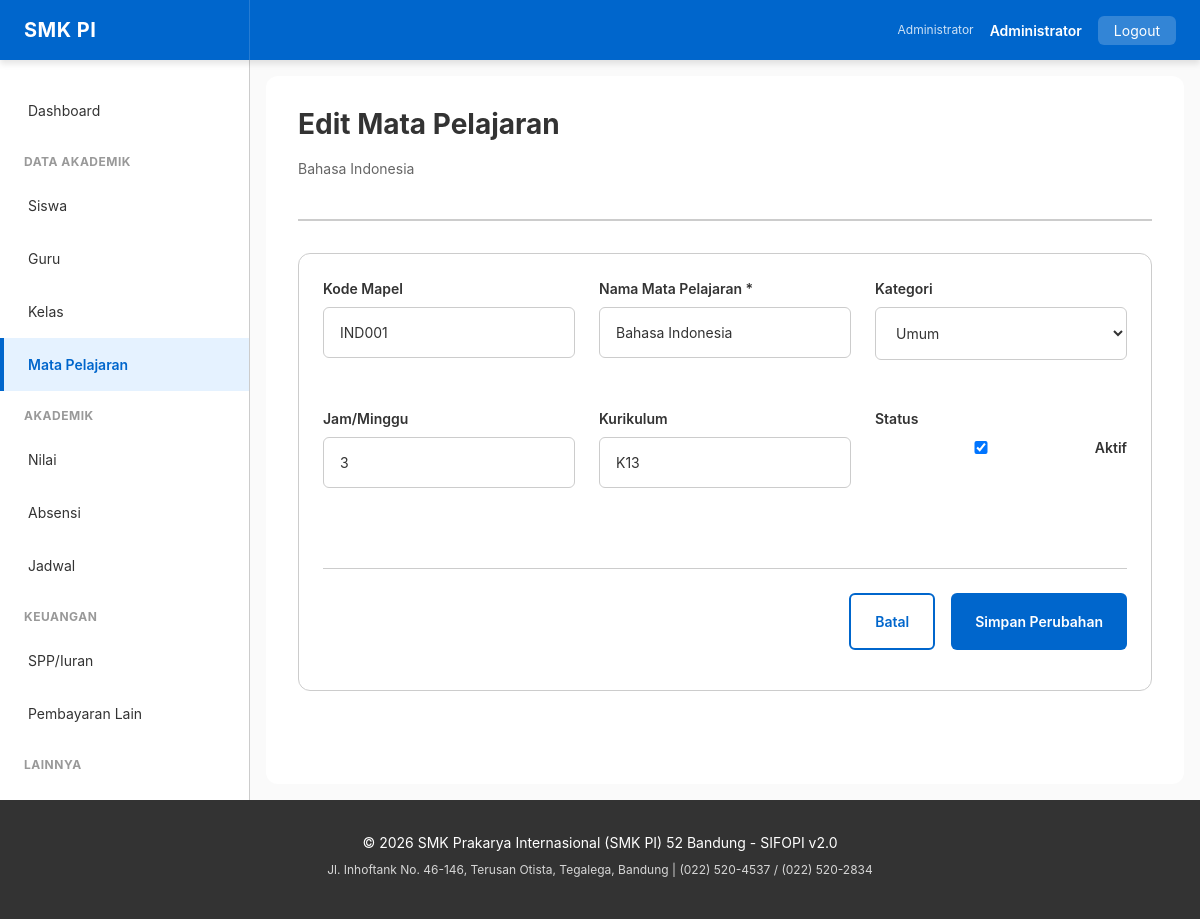
/mapel/edit?id=2 (signed in), run on the app's committed database.
### tables this page shows
CREATE TABLE mapel (
    id INT PRIMARY KEY AUTO_INCREMENT,
    kode_mapel VARCHAR(20) UNIQUE,
    mata_pelajaran VARCHAR(100) NOT NULL,
    kategori_pelajaran VARCHAR(50),
    jam_pembelajaran INT,
    kurikulum VARCHAR(100),
    is_active BOOLEAN DEFAULT true,
    created_at DATETIME DEFAULT CURRENT_TIMESTAMP,
    updated_at DATETIME DEFAULT CURRENT_TIMESTAMP ON UPDATE CURRENT_TIMESTAMP,
    INDEX idx_nama (mata_pelajaran),
    INDEX idx_kategori (kategori_pelajaran),
    INDEX idx_active (is_active)
);

### public/index.php (called while the page is built, shortened)
<?php
$configPath = dirname(__DIR__) . '/config';
require_once $configPath . '/database.php';
require_once $configPath . '/helpers.php';
class Router {
    private function render(string $viewPath, array $vars = []): void {
        extract($vars);
        $contentFile = dirname(__DIR__) . '/views/' . $viewPath . '.php';
        include $contentFile;
        include dirname(__DIR__) . '/views/layout/base.php';
    }
    private function db(): Database { return Database::getInstance(); }
    private function id(): int { return (int)($_GET['id'] ?? 0); }
    private function mapelEditForm(): void {
        $mapel = $this->db()->find('mapel', $this->id());
        $this->render('mapel/edit', compact('mapel'));
    }
}
(new Router())->route();

### config/database.php (called while the page is built, shortened)
<?php
class Database {
    private static $instance = null;
    private $pdo;
    public static function getInstance(): self {
        if (self::$instance === null) {
            self::$instance = new self();
        }
        return self::$instance;
    }
    private function connect(): void {
        try {
            $host = $_ENV['DB_HOST'] ?? 'localhost';
            $port = $_ENV['DB_PORT'] ?? 3306;
            $dbname = $_ENV['DB_NAME'] ?? 'atol_akademik_smk_pi';
            $user = $_ENV['DB_USER'] ?? 'root';
            $password = $_ENV['DB_PASSWORD'] ?? '';
            $dsn = "mysql:host={$host};port={$port};dbname={$dbname};charset=utf8mb4";
            $this->pdo = new PDO(
                $dsn,
                $user,
                $password,
                [
                    PDO::ATTR_ERRMODE => PDO::ERRMODE_EXCEPTION,
                    PDO::ATTR_DEFAULT_FETCH_MODE => PDO::FETCH_ASSOC,
                    PDO::ATTR_EMULATE_PREPARES => false,
                ]
            );
        } catch (PDOException $e) {
            die('Database connection failed: ' . htmlspecialchars($e->getMessage()));
        }
    }
    public function query(string $sql, array $params = []): PDOStatement {
        try {
            $stmt = $this->pdo->prepare($sql);
            $stmt->execute($params);
            return $stmt;
        } catch (PDOException $e) {
            $this->lastError = $e->getMessage();
            if ($_ENV['APP_DEBUG'] ?? false) {
                error_log('SQL Error: ' . $e->getMessage() . "\nSQL: " . $sql);
            }
            throw new Exception('Database query failed. Please try again.');
        }
    }
    public function find(string $table, int $id, string $idColumn = 'id'): ?array {
        $sql = "SELECT * FROM {$table} WHERE {$idColumn} = ?";
        $stmt = $this->query($sql, [$id]);
        return $stmt->fetch() ?: null;
    }
}

### config/helpers.php (called while the page is built, shortened)
<?php
if (function_exists('safe')) {
    return;
}
function safe(mixed $value): string {
    return htmlspecialchars((string)$value, ENT_QUOTES, 'UTF-8');
}

### views/mapel/edit.php (the view, shortened to what this page needs)
<div class="page-header">
    <h1 class="page-title">Edit Mata Pelajaran</h1>
    <p class="page-subtitle"><?= safe($mapel['mata_pelajaran']) ?></p>
</div>
<div class="card">
    <div class="card-body">
        <form method="POST" action="/mapel/edit?id=<?= $mapel['id'] ?>" class="form-row">
            <div class="form-group">
                <label for="kode_mapel">Kode Mapel</label>
                <input type="text" id="kode_mapel" name="kode_mapel" value="<?= safe($mapel['kode_mapel'] ?? '') ?>">
            </div>
            <div class="form-group">
                <label for="mata_pelajaran">Nama Mata Pelajaran *</label>
                <input type="text" id="mata_pelajaran" name="mata_pelajaran" required value="<?= safe($mapel['mata_pelajaran']) ?>">
            </div>
            <div class="form-group">
                <label for="kategori_pelajaran">Kategori</label>
                <select id="kategori_pelajaran" name="kategori_pelajaran">
                    <?php foreach (['Umum','Kejuruan','Muatan Lokal','Pengembangan Diri'] as $kat): ?>
                        <option value="<?= $kat ?>" <?= ($mapel['kategori_pelajaran'] ?? '') === $kat ? 'selected' : '' ?>><?= $kat ?></option>
                    <?php endforeach; ?>
                </select>
            </div>
            <div class="form-group">
                <label for="jam_pembelajaran">Jam/Minggu</label>
                <input type="number" id="jam_pembelajaran" name="jam_pembelajaran" min="1" max="20" value="<?= safe($mapel['jam_pembelajaran'] ?? '') ?>">
            </div>
            <div class="form-group">
                <label for="kurikulum">Kurikulum</label>
                <input type="text" id="kurikulum" name="kurikulum" value="<?= safe($mapel['kurikulum'] ?? '') ?>">
            </div>
            <div class="form-group">
                <label>Status</label>
                <label style="display:flex;align-items:center;gap:8px;cursor:pointer;">
                    <input type="checkbox" name="is_active" value="1" <?= $mapel['is_active'] ? 'checked' : '' ?>> Aktif
                </label>
            </div>
            <div class="form-actions" style="grid-column:1/-1;">
                <a href="/mapel" class="btn btn-outline">Batal</a>
                <button type="submit" class="btn btn-primary">Simpan Perubahan</button>
            </div>
        </form>
    </div>
</div>

### public/assets/css/theme.css (style rules this page uses)
.form-row { display: grid; grid-template-columns: repeat(auto-fit, minmax(250px, 1fr)); gap: var(--spacing-lg); }
.form-actions { display: flex; gap: var(--spacing-md); justify-content: flex-end; margin-top: var(--spacing-xl); border-top: 1px solid var(--color-border); padding-top: var(--spacing-lg); }

### public/assets/css/variables.css (style rules this page uses)
:root { --color-primary: #0066CC; --color-primary-dark: #0052A3; --color-primary-light: #E5F2FF; --color-secondary: #FF6B35; --color-secondary-dark: #E55A28; --color-secondary-light: #FFE5D5; --color-success: #00AA44; --color-success-dark: #008833; --color-success-light: #E5F5EB; --color-warning: #FFAA00; --color-warning-dark: #CC8800; --color-warning-light: #FFF5E5; --color-error: #CC0000; --color-error-dark: #AA0000; --color-error-light: #FFE5E5; --color-info: #0066CC; --color-info-light: #E5F2FF; --color-dark-text: #333333; --color-light-bg: #EEEEEE; --color-border: #CCCCCC; --color-white: #FFFFFF; --color-black: #000000; --color-gray-50: #FAFAFA; --color-gray-100: #F5F5F5; --color-gray-200: #EEEEEE; --color-gray-300: #DDDDDD; --color-gray-400: #CCCCCC; --color-gray-500: #999999; --color-gray-600: #666666; --color-gray-700: #444444; --color-gray-800: #333333; --color-gray-900: #1A1A1A; --font-family: -apple-system, BlinkMacSystemFont, 'Segoe UI', 'Roboto', 'Oxygen', 'Ubuntu', 'Cantarell', sans-serif; --font-mono: 'Courier New', 'Courier', monospace; --font-size-base: 16px; --font-size-xs: 12px; --font-size-sm: 14px; --font-size-lg: 18px; --font-size-xl: 20px; --font-size-2xl: 24px; --font-size-3xl: 28px; --font-size-4xl: 32px; --font-weight-light: 300; --font-weight-normal: 400; --font-weight-medium: 500; --font-weight-semibold: 600; --font-weight-bold: 700; --line-height-tight: 1.2; --line-height-normal: 1.5; --line-height-relaxed: 1.75; --spacing-xs: 4px; --spacing-sm: 8px; --spacing-md: 16px; --spacing-lg: 24px; --spacing-xl: 32px; --spacing-2xl: 40px; --spacing-3xl: 48px; --radius-sm: 4px; --radius-md: 6px; --radius-lg: 12px; --radius-xl: 16px; --radius-full: 9999px; --shadow-sm: 0 1px 2px rgba(0, 0, 0, 0.05); --shadow-md: 0 4px 6px rgba(0, 0, 0, 0.1); --shadow-lg: 0 10px 20px rgba(0, 0, 0, 0.15); --shadow-xl: 0 20px 40px rgba(0, 0, 0, 0.2); --transition-fast: 150ms ease-in-out; --transition-normal: 300ms ease-in-out; --transition-slow: 500ms ease-in-out; --z-dropdown: 1000; --z-modal: 2000; --z-tooltip: 3000; --breakpoint-sm: 640px; --breakpoint-md: 1024px; --breakpoint-lg: 1280px; --navbar-height: 60px; --sidebar-width: 250px; --max-container-width: 1400px; }
@media (prefers-color-scheme: light) { :root { --bg-primary: #FFFFFF; --bg-secondary: #F5F5F5; --text-primary: #333333; --text-secondary: #666666; } }

### public/assets/css/layout.css (style rules this page uses)
.page-header { margin-bottom: var(--spacing-xl); border-bottom: 2px solid var(--color-border); padding-bottom: var(--spacing-lg); }
.page-title { font-size: var(--font-size-3xl); margin-bottom: var(--spacing-md); }
.page-subtitle { color: var(--color-gray-600); font-size: var(--font-size-sm); }

### public/assets/css/components.css (style rules this page uses)
.btn { display: inline-flex; align-items: center; justify-content: center; padding: var(--spacing-md) var(--spacing-lg); border-radius: var(--radius-md); font-size: var(--font-size-sm); font-weight: var(--font-weight-semibold); cursor: pointer; transition: all var(--transition-fast); border: none; text-decoration: none; white-space: nowrap; }
.btn-primary { background: var(--color-primary); color: white; }
.btn-outline { background: transparent; border: 2px solid var(--color-primary); color: var(--color-primary); }
.form-group { margin-bottom: var(--spacing-lg); }
.form-group label { display: block; margin-bottom: var(--spacing-sm); font-weight: var(--font-weight-semibold); font-size: var(--font-size-sm); }
.form-group input, .form-group textarea, .form-group select { width: 100%; padding: var(--spacing-md); border: 1px solid var(--color-border); border-radius: var(--radius-md); font-size: var(--font-size-sm); transition: border-color var(--transition-fast); }
.card { background: white; border-radius: var(--radius-lg); border: 1px solid var(--color-border); padding: var(--spacing-lg); margin-bottom: var(--spacing-lg); transition: box-shadow var(--transition-fast); }
.card-body { margin-bottom: var(--spacing-md); }

### data on the page
mapel: mata_pelajaran "Bahasa Indonesia", kode_mapel "IND001", kategori_pelajaran "Umum", jam_pembelajaran "3", kurikulum "K13", is_active "☑"

### other printed values
safe($_SESSION['user']['fullname']) "Administrator"
safe(SCHOOL_NAME) "SMK Prakarya Internasional (SMK PI) 52 Bandung"
safe(SCHOOL_ADDRESS) "Jl. Inhoftank No. 46-146, Terusan Otista, Tegalega, Bandung"
safe(SCHOOL_PHONE) "(022) 520-4537 / (022) 520-2834"
